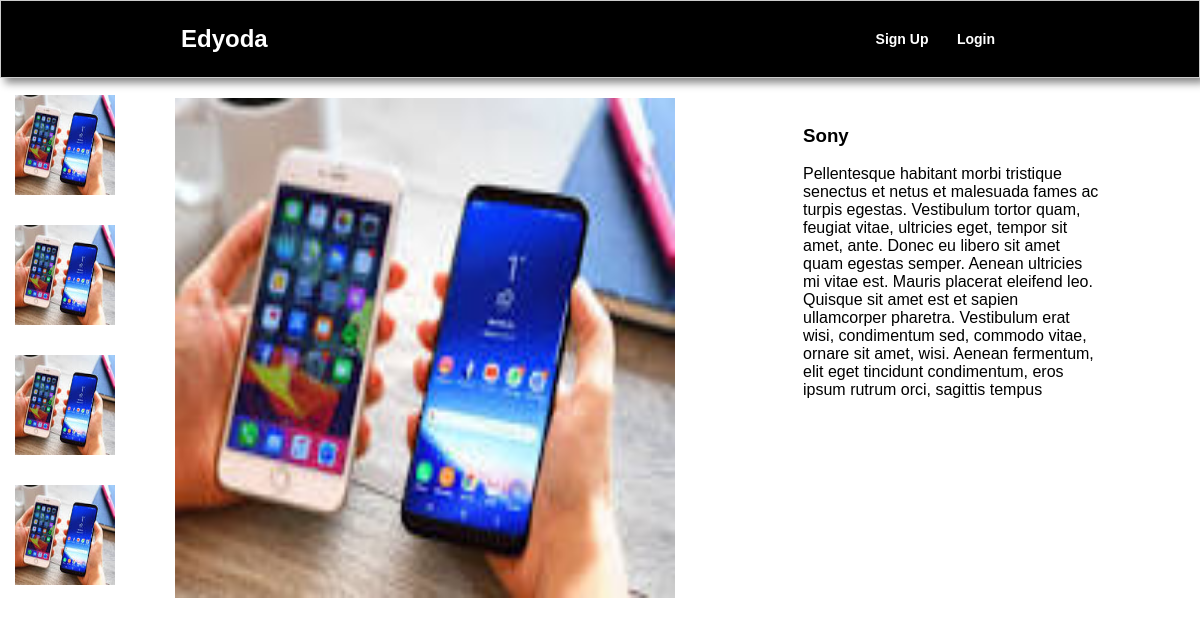
/items/7, run on the app's committed database.
### webapp/models.py (models this page shows, shortened)
class Items(models.Model):
    title = models.CharField(max_length = 100)
    description = models.TextField(max_length=500)
    cost = models.DecimalField(max_digits= 10,decimal_places = 3,default=10)
    features = models.TextField(default="higly recomended")
    image = models.ImageField(upload_to ="webapp/images",blank = True)
    category = models.ForeignKey(Categories,on_delete=models.CASCADE)

### webapp/views.py (the view)
# urls.py: path(r'items/<int:id>',get_item_view)
def get_item_view(request,id):
    print("request",id)
    post = Items.objects.get(id=id)
    return render(request,"item_view.html",context={"posts":post})

### templates/item_view.html (shortened to what this page needs)
{% extends 'index.html' %}
{% block container %}
  <div>
    <div>
      <div>
      </div>
      <div>
        <img class="imgelements" src="{{posts.image.url}}" alt="rose" style="width: 100px;height: 100px;"/>
      </div>
      <div>
        <img class="imgelements" src="{{posts.image.url}}" alt="rose" style="width: 100px;height: 100px;"/>
      </div>
     <div>
        <img class="imgelements" src="{{posts.image.url}}" alt="rose" style="width: 100px;height: 100px;"/>
      </div>
      <div>
        <img class="imgelements" src="{{posts.image.url}}" alt="rose" style="width: 100px;height: 100px;"/>
      </div>
    </div>
    <img class="imgcard" src="{{posts.image.url}}" alt="rose" style="width: 500px;height: 500px;"/>
  </div>
  <div class="content">
    <h3>{{posts.title}}</h3>
    <p>{{posts.description}}</p>
  </div>
    {% endblock container %}

### webapp/static/homepage.css (style rules this page uses)
body { margin:0px; font-family:'Poppins', sans-serif; }

### templates/index.html (style rules this page uses)
body { margin:0px; font-family:'Poppins', sans-serif; }

### templates/item_view.html (style rules this page uses)
.imgcard { width:200px; height:200px; position:relative; left: 175px; top: -502px; z-index:-1; }
.content { position: relative; top: -994px; left: 803px; width:300px; }
.imgelements { width:50px; height:50px; margin:15px; }

### data on the page
Items: image (picture), title "Sony", description "Pellentesque habitant morbi tristique senectus et netus et malesuada fames ac turpis egestas. Vestibulum tortor quam, feugiat vitae, ultricies eget, tempor sit amet, ante. Donec eu libero sit amet quam egestas semper. Aenean ultricies mi vitae est. Mauris placerat eleifend leo. Quisque sit amet est et sapien ullamcorper pharetra. Vestibulum erat wisi, condimentum sed, commodo vitae, ornare sit amet, wisi. Aenean fermentum, elit eget tincidunt condimentum, eros ipsum rutrum orci, sagittis tempus"
